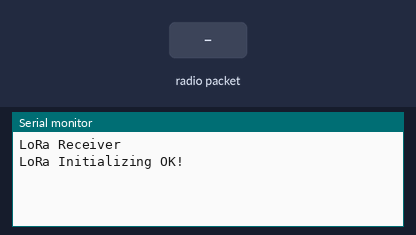
Bench run of a program on a simulated ESP32. Shown: the last lines printed to the serial monitor. Inputs (shaded band) come from the test bench. No radio packets arrive unless stated.

Above: at 1.2 s.
1.3 s: radio packet "PPG:" arrives
At 2.5 s:
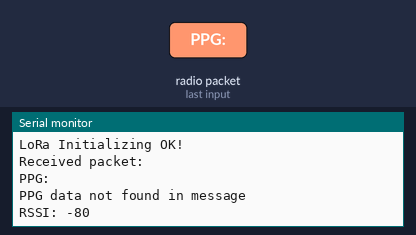
2.8 s: radio packet "5" arrives
At 3.9 s:
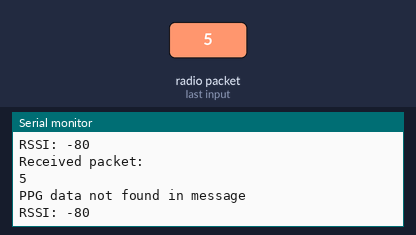

The program:

main.cpp
```cpp
/*********
  Modified from the examples of the Arduino LoRa library
  Code from: https://randomnerdtutorials.com
*********/

#include <SPI.h>
#include <LoRa.h>

//define the pins used by the transceiver module
#define ss 5
#define rst 14
#define dio0 2

void setup() {
  //initialize Serial Monitor
  Serial.begin(115200);
  while (!Serial);
  Serial.println("LoRa Receiver");

  //setup LoRa transceiver module
  LoRa.setPins(ss, rst, dio0);

  //replace the LoRa.begin(---E-) argument with your location's frequency
  //433E6 for Asia
  //866E6 for Europe
  //915E6 for North America
  while (!LoRa.begin(915E6)) {
    Serial.println(".");
    delay(500);
  }
   // Change sync word (0xF3) to match the receiver
  // The sync word assures you don't get LoRa messages from other LoRa transceivers
  // ranges from 0-0xFF
  LoRa.setSyncWord(0xEE);
  Serial.println("LoRa Initializing OK!");
}

void loop() {
    // try to parse packet
    int packetSize = LoRa.parsePacket();
    if (packetSize) {
      // received a packet
      Serial.println("Received packet: ");  // Changed to println for cleaner output

      // read packet
      String LoRaData = "";
      while (LoRa.available()) {
        LoRaData += (char)LoRa.read();
      }
      Serial.println(LoRaData);  // Print the full data received

      // Extract PPG value from the received data
      int ppgIndex = LoRaData.indexOf("PPG: ");
      if (ppgIndex >= 0) {
        String ppgValue = LoRaData.substring(ppgIndex + 5);
        ppgValue.trim();  // Remove any whitespace
        Serial.print("PPG Value: ");
        Serial.println(ppgValue);

        // Output the PPG value for the serial plotter
        Serial.println(ppgValue.toInt()); // Send ONLY the integer value for plotting
      } else {
        Serial.println("PPG data not found in message");
      }

      // print RSSI of packet
      Serial.print("RSSI: ");
      Serial.println(LoRa.packetRssi());
    }
  }
```

Measured:
- after the input at 1.3 s, the serial monitor: prints a new line at once (image 1)
- after the input at 2.8 s, the serial monitor: prints a new line at once (image 2)
